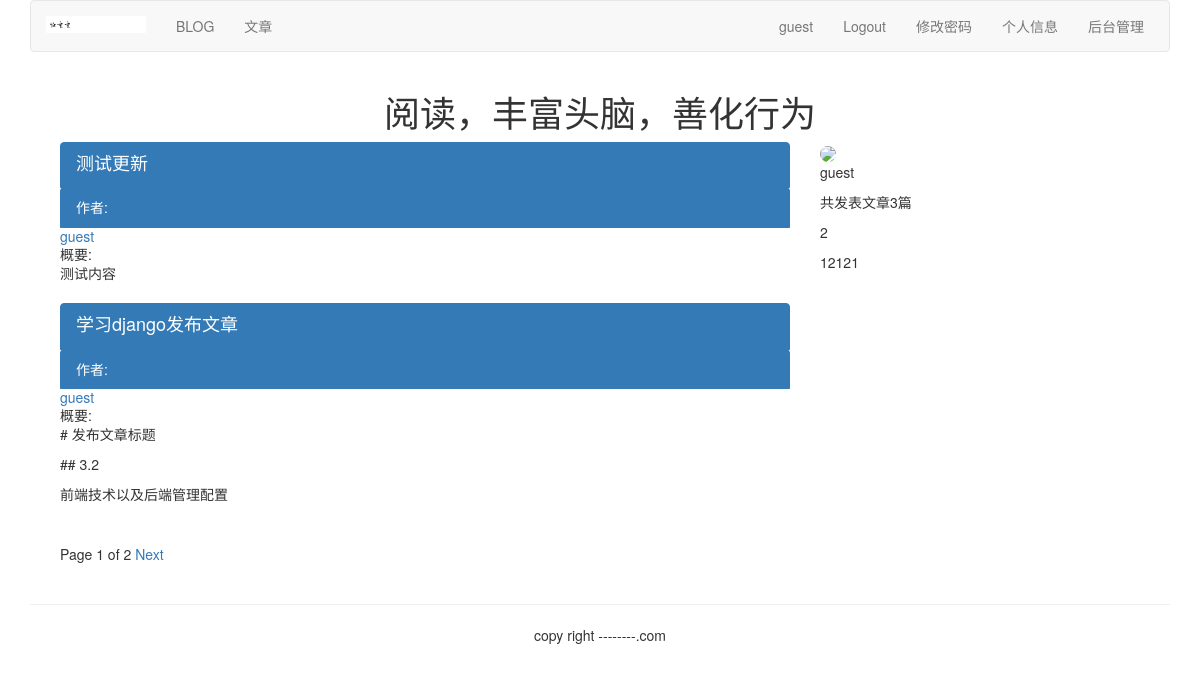
/article/list-article-titles/guest/, run on an earlier commit of the app's database.
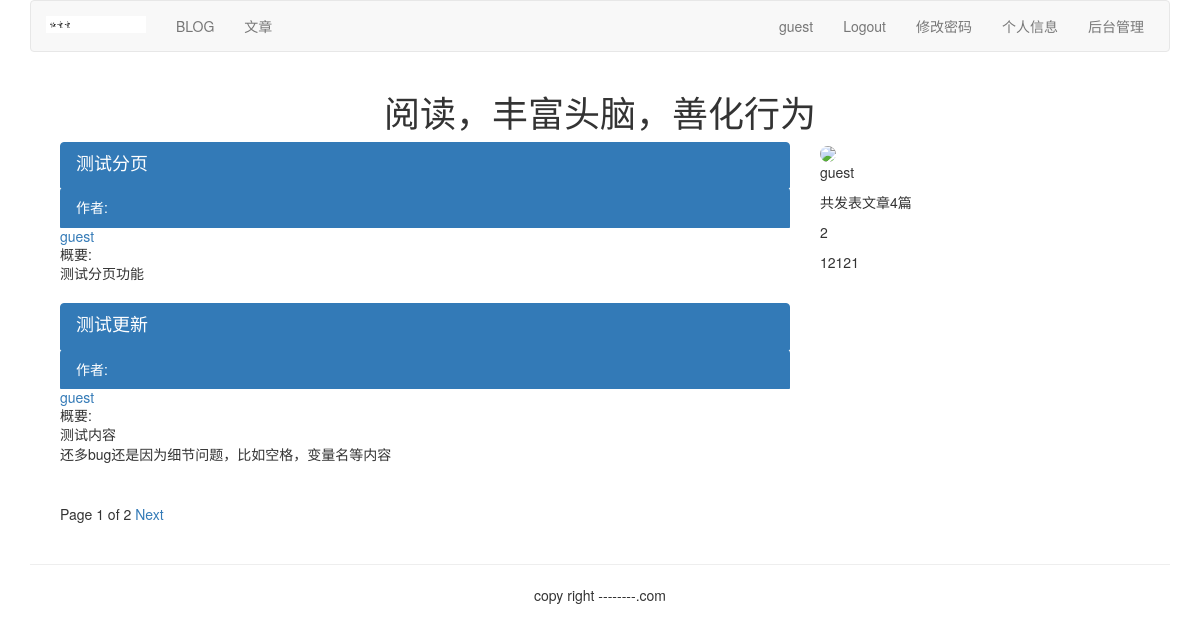
And on a later commit of the database.
### article/models.py (models this page shows, shortened)
class ArticlePost(models.Model):
    author = models.ForeignKey(User, related_name='article', on_delete=models.CASCADE)
    title = models.CharField(max_length=200)
    slug = models.SlugField(max_length=500)
    column = models.ForeignKey(ArticleColumn, related_name='article_column', on_delete=models.CASCADE)
    body = models.TextField()
    created = models.DateTimeField(default=timezone.now)
    updated = models.DateTimeField(auto_now=True)
    users_like = models.ManyToManyField(User, related_name="articles_like", blank=True)
    class Meta:
        ordering = ('-updated',)
        index_together = (('id', 'slug'),)
    def get_url_path(self):
        return reverse("article:list_article_detail", args=[self.id, self.slug])

### article/list_views.py (the view)
# urls.py: url(r'^list-article-titles/(?P<username>[-\w]+)/$', list_views.article_titles, name="author_articles"),
def article_titles(request, username=None):
    if username:
        user = User.objects.get(username=username)
        articles_title = ArticlePost.objects.filter(author=user)
        try:
            userinfo = user.userinfo
        except:
            userinfo = None
    else:
        articles_title = ArticlePost.objects.all()
    paginator = Paginator(articles_title, 2)
    page = request.GET.get('page')
    try:
        current_page = paginator.page(page)
        articles = current_page.object_list
    except PageNotAnInteger:
        current_page = paginator.page(1)
        articles = current_page.object_list
    except EmptyPage:
        current_page = paginator.page(paginator.num_pages)
        articles = current_page.object_list
    if username:
        return render(request, "article/list/author_articles.html", {"articles": articles,
                                                                "page": current_page,
                                                                "userinfo": userinfo,
                                                                "user": user})
    else:
        return render(request, "article/list/article_titles.html", {"articles": articles,
                                                                "page": current_page})

### article/templatetags/article_tags.py (called while the page is built)
@register.simple_tag
def author_total_articles(user):
    return user.article.count()

### templates/article/list/author_articles.html (shortened to what this page needs)
{% extends 'base.html' %}
{% load article_tags %}
{% load staticfiles %}
{% block content %}
<div class="row text-center vertical-middle-sm">
    <h1>阅读，丰富头脑，善化行为</h1>
</div>
<div class="container">
<div class="col-md-8">
    {% for article in articles %}
     <div class="list-group">
        <a href="{{ article.get_url_path }}" class="list-group-item active">
            <h4 class="list-group-item-heading">{{ article.title }}</h4>
            <p class="list-group-item-text">作者:
                <a href="{% url "article:author_articles" article.author.username %}">
                    {{ article.author.username }}
                </a></p>
            <p class="list-group-item-text">概要:{{ article.body|slice:'70'|linebreaks }}</p>
        </a>
     </div>
    {% endfor %}
{% include 'paginator.html' %}
</div>
<div class="col-md-4">
<div>
    {% if userinfo.photo %}
        <img src="{{ userinfo.photo|striptags }}" class="img-circle" id="my_photo"
             name="user_face">
    {% else %}
        <img name="user_face" src="{% static "images/rtt.png" %}" class="img-circle" id="my_photo">
    {% endif %}
</div>
<div>
    <p>{{ user.username }}</p>
    <p>共发表文章{% author_total_articles user %}篇</p>
    {% if userinfo %}
        <p>{{ userinfo.company }}</p>
        <p>{{ userinfo.aboutme }}</p>
     {% else %}
        <p>这个作者太懒，什么都没有留下</p>
    {% endif %}
</div>
</div>
</div>
{% endblock %}

### templates/header.html
{% load staticfiles %}
<div class="container">
    <nav class="navbar navbar-default" role="navigation">
        <div class="navbar-header">
            <a class="navbar-brand" href="#">
                <img src="{%static 'images/rtt.png' %}" width="100px"> </a>
        </div>
        <div>
            <ul class="nav navbar-nav" role="navigation">
                <li> <a href="{% url 'blog:blog_title' %}">BLOG</a> </li>
                <li> <a href="{% url 'article:article_titles' %}">文章</a> </li>
            </ul>
            <ul class="nav navbar-nav navbar-right" style="margin-right:10px">
                {% if  user.is_authenticated %}
                 <li><a href="#">{{ user.username }}</a> </li>
                 <li><a href="{% url 'account:user_logout' %}">Logout</a> </li>
                    <li><!- 以下为新增-->
                    <li><a href="{% url 'account:password_change' %}">修改密码</a> </li>
                    <li><a href="{% url 'account:my_infomation' %}">个人信息</a> </li>
                    <li><a href="{% url 'article:article_column'%}">后台管理</a></li>
                    </li>
                {% else %}
                <li><a href="{% url 'account:user_login' %}">LOGIN</a></li>
                <li><a href="{% url 'account:user_register' %}">Sign up</a></li>
                {% endif %}
            </ul>
        </div>
    </nav>
</div>

What changed in the data, as far as the page shows it:
no longer on this page (row unchanged): ArticlePost: title "学习django发布文章", author.username "guest", body "# 发布文章标题 ## 3.2 前端技术以及后端管理配置"
added ArticlePost: title "测试分页", author.username "guest", body "测试分页功能"
changed ArticlePost "测试更新": body "测试内容" → "测试内容 还多bug还是因为细节问题，比如空格，变量名等内容"
Also different on the page:
text no longer shown: "3"
text now shown: "4"
